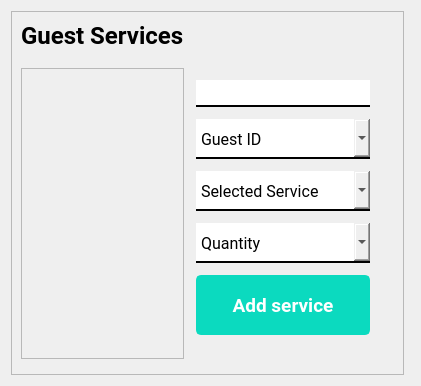
      <widget class="QWidget" name="servicePage">
       <layout class="QGridLayout" name="gridLayout_10">
        <item row="0" column="2">
         <widget class="QFrame" name="frame_12">
          <property name="frameShape">
           <enum>QFrame::StyledPanel</enum>
          </property>
          <property name="frameShadow">
           <enum>QFrame::Raised</enum>
          </property>
         </widget>
        </item>
        <item row="0" column="0">
         <widget class="QFrame" name="frame_73">
          <property name="frameShape">
           <enum>QFrame::StyledPanel</enum>
          </property>
          <property name="frameShadow">
           <enum>QFrame::Raised</enum>
          </property>
          <layout class="QGridLayout" name="gridLayout_9">
           <item row="13" column="2">
            <widget class="QPushButton" name="addServiceBtn">
             <property name="minimumSize">
              <size>
               <width>0</width>
               <height>60</height>
              </size>
             </property>
             <property name="maximumSize">
              <size>
               <width>500</width>
               <height>16777215</height>
              </size>
             </property>
             <property name="font">
              <font>
               <family>Roboto</family>
               <pointsize>14</pointsize>
               <weight>75</weight>
               <bold>true</bold>
              </font>
             </property>
             <property name="styleSheet">
              <string notr="true">/* Normal state styling */
QPushButton#addServiceBtn {
    color: white;
    background: #0BDABF;
    border: 2px solid #0BDABF;
    border-radius: 5px;
    padding: 5px 10px;
}

/* Hover state styling */
QPushButton#addServiceBtn:hover {
    background: #08A79D; /* Change the color for hover effect */
}

/* Advanced styling */
QPushButton#addServiceBtn:pressed {
    background: #067267; /* Change the color for pressed effect */
    border: 2px solid #067267;
}

/* Add any other advanced styling here */

</string>
             </property>
             <property name="text">
              <string>Add service</string>
             </property>
            </widget>
           </item>
           <item row="9" column="2">
            <widget class="QComboBox" name="selectedServiceInput">
             <property name="minimumSize">
              <size>
               <width>0</width>
               <height>40</height>
              </size>
             </property>
             <property name="font">
              <font>
               <family>Roboto</family>
               <pointsize>12</pointsize>
               <weight>50</weight>
               <bold>false</bold>
              </font>
             </property>
             <property name="styleSheet">
              <string notr="true">border:none;
border-bottom:2px solid black;</string>
             </property>
             <item>
              <property name="text">
               <string>Selected Service</string>
              </property>
             </item>
             <item>
              <property name="text">
               <string>Meal</string>
              </property>
             </item>
             <item>
              <property name="text">
               <string>Swimming Pool</string>
              </property>
             </item>
             <item>
              <property name="text">
               <string>Club</string>
              </property>
             </item>
            </widget>
           </item>
           <item row="11" column="2">
            <widget class="QComboBox" name="selectedServiceInput_2">
             <property name="minimumSize">
              <size>
               <width>0</width>
               <height>40</height>
              </size>
             </property>
             <property name="font">
              <font>
               <family>Roboto</family>
               <pointsize>12</pointsize>
               <weight>50</weight>
               <bold>false</bold>
              </font>
             </property>
             <property name="styleSheet">
              <string notr="true">border:none;
border-bottom:2px solid black;</string>
             </property>
             <item>
              <property name="text">
               <string>Quantity</string>
              </property>
             </item>
             <item>
              <property name="text">
               <string>1</string>
              </property>
             </item>
             <item>
              <property name="text">
               <string>2</string>
              </property>
             </item>
             <item>
              <property name="text">
               <string>3</string>
              </property>
             </item>
            </widget>
           </item>
           <item row="9" column="3" rowspan="3">
            <widget class="QFrame" name="frame_26">
             <property name="frameShape">
              <enum>QFrame::StyledPanel</enum>
             </property>
             <property name="frameShadow">
              <enum>QFrame::Raised</enum>
             </property>
            </widget>
           </item>
           <item row="0" column="0">
            <widget class="QLabel" name="label_42">
             <property name="maximumSize">
              <size>
               <width>16777215</width>
               <height>60</height>
              </size>
             </property>
             <property name="font">
              <font>
               <family>Roboto</family>
               <pointsize>18</pointsize>
               <weight>75</weight>
               <bold>true</bold>
              </font>
             </property>
             <property name="text">
              <string>Guest Services</string>
             </property>
            </widget>
           </item>
           <item row="5" column="2">
            <widget class="QLineEdit" name="guestNameInput_2">
             <property name="maximumSize">
              <size>
               <width>500</width>
               <height>16777215</height>
              </size>
             </property>
             <property name="font">
              <font>
               <family>Roboto</family>
               <pointsize>14</pointsize>
               <weight>75</weight>
               <bold>true</bold>
              </font>
             </property>
             <property name="styleSheet">
              <string notr="true">border:none;
border-bottom:2px solid black;</string>
             </property>
             <property name="text">
              <string/>
             </property>
            </widget>
           </item>
           <item row="7" column="2">
            <widget class="QComboBox" name="guestIDInput_2">
             <property name="minimumSize">
              <size>
               <width>0</width>
               <height>40</height>
              </size>
             </property>
             <property name="font">
              <font>
               <family>Roboto</family>
               <pointsize>12</pointsize>
               <weight>50</weight>
               <bold>false</bold>
              </font>
             </property>
             <property name="styleSheet">
              <string notr="true">border:none;
border-bottom:2px solid black;</string>
             </property>
             <item>
              <property name="text">
               <string>Guest ID</string>
              </property>
             </item>
            </widget>
           </item>
           <item row="8" column="2">
            <widget class="QFrame" name="frame_28">
             <property name="frameShape">
              <enum>QFrame::StyledPanel</enum>
             </property>
             <property name="frameShadow">
              <enum>QFrame::Raised</enum>
             </property>
            </widget>
           </item>
           <item row="6" column="2">
            <widget class="QFrame" name="frame_27">
             <property name="frameShape">
              <enum>QFrame::StyledPanel</enum>
             </property>
             <property name="frameShadow">
              <enum>QFrame::Raised</enum>
             </property>
            </widget>
           </item>
           <item row="4" column="2">
            <widget class="QFrame" name="frame_11">
             <property name="frameShape">
              <enum>QFrame::StyledPanel</enum>
             </property>
             <property name="frameShadow">
              <enum>QFrame::Raised</enum>
             </property>
            </widget>
           </item>
           <item row="2" column="0" colspan="2">
            <widget class="QFrame" name="frame_16">
             <property name="frameShape">
              <enum>QFrame::StyledPanel</enum>
             </property>
             <property name="frameShadow">
              <enum>QFrame::Raised</enum>
             </property>
            </widget>
           </item>
           <item row="1" column="0" colspan="3">
            <widget class="QFrame" name="frame_74">
             <property name="frameShape">
              <enum>QFrame::StyledPanel</enum>
             </property>
             <property name="frameShadow">
              <enum>QFrame::Raised</enum>
             </property>
            </widget>
           </item>
           <item row="0" column="6">
            <widget class="QFrame" name="frame_78">
             <property name="frameShape">
              <enum>QFrame::StyledPanel</enum>
             </property>
             <property name="frameShadow">
              <enum>QFrame::Raised</enum>
             </property>
            </widget>
           </item>
           <item row="3" column="2">
            <widget class="QFrame" name="frame_15">
             <property name="frameShape">
              <enum>QFrame::StyledPanel</enum>
             </property>
             <property name="frameShadow">
              <enum>QFrame::Raised</enum>
             </property>
            </widget>
           </item>
           <item row="12" column="2">
            <widget class="QFrame" name="frame_13">
             <property name="frameShape">
              <enum>QFrame::StyledPanel</enum>
             </property>
             <property name="frameShadow">
              <enum>QFrame::Raised</enum>
             </property>
            </widget>
           </item>
           <item row="15" column="1">
            <widget class="QFrame" name="frame_10">
             <property name="frameShape">
              <enum>QFrame::StyledPanel</enum>
             </property>
             <property name="frameShadow">
              <enum>QFrame::Raised</enum>
             </property>
            </widget>
           </item>
           <item row="15" column="2">
            <widget class="QFrame" name="frame_76">
             <property name="maximumSize">
              <size>
               <width>50</width>
               <height>50</height>
              </size>
             </property>
             <property name="frameShape">
              <enum>QFrame::StyledPanel</enum>
             </property>
             <property name="frameShadow">
              <enum>QFrame::Raised</enum>
             </property>
            </widget>
           </item>
           <item row="16" column="6">
            <widget class="QFrame" name="frame_80">
             <property name="frameShape">
              <enum>QFrame::StyledPanel</enum>
             </property>
             <property name="frameShadow">
              <enum>QFrame::Raised</enum>
             </property>
            </widget>
           </item>
           <item row="17" column="2">
            <widget class="QFrame" name="frame_79">
             <property name="maximumSize">
              <size>
               <width>16777215</width>
               <height>50</height>
              </size>
             </property>
             <property name="frameShape">
              <enum>QFrame::StyledPanel</enum>
             </property>
             <property name="frameShadow">
              <enum>QFrame::Raised</enum>
             </property>
            </widget>
           </item>
           <item row="18" column="2">
            <widget class="QFrame" name="frame_77">
             <property name="frameShape">
              <enum>QFrame::StyledPanel</enum>
             </property>
             <property name="frameShadow">
              <enum>QFrame::Raised</enum>
             </property>
            </widget>
           </item>
           <item row="9" column="6">
            <widget class="QFrame" name="frame_17">
             <property name="frameShape">
              <enum>QFrame::StyledPanel</enum>
             </property>
             <property name="frameShadow">
              <enum>QFrame::Raised</enum>
             </property>
            </widget>
           </item>
           <item row="9" column="5">
            <widget class="QFrame" name="frame_23">
             <property name="frameShape">
              <enum>QFrame::StyledPanel</enum>
             </property>
             <property name="frameShadow">
              <enum>QFrame::Raised</enum>
             </property>
            </widget>
           </item>
           <item row="3" column="0" rowspan="15">
            <widget class="QFrame" name="frame_75">
             <property name="frameShape">
              <enum>QFrame::StyledPanel</enum>
             </property>
             <property name="frameShadow">
              <enum>QFrame::Raised</enum>
             </property>
            </widget>
           </item>
           <item row="9" column="4">
            <widget class="QFrame" name="frame_24">
             <property name="frameShape">
              <enum>QFrame::StyledPanel</enum>
             </property>
             <property name="frameShadow">
              <enum>QFrame::Raised</enum>
             </property>
            </widget>
           </item>
           <item row="10" column="2">
            <widget class="QFrame" name="frame_29">
             <property name="frameShape">
              <enum>QFrame::StyledPanel</enum>
             </property>
             <property name="frameShadow">
              <enum>QFrame::Raised</enum>
             </property>
            </widget>
           </item>
          </layout>
         </widget>
        </item>
       </layout>
      </widget>
